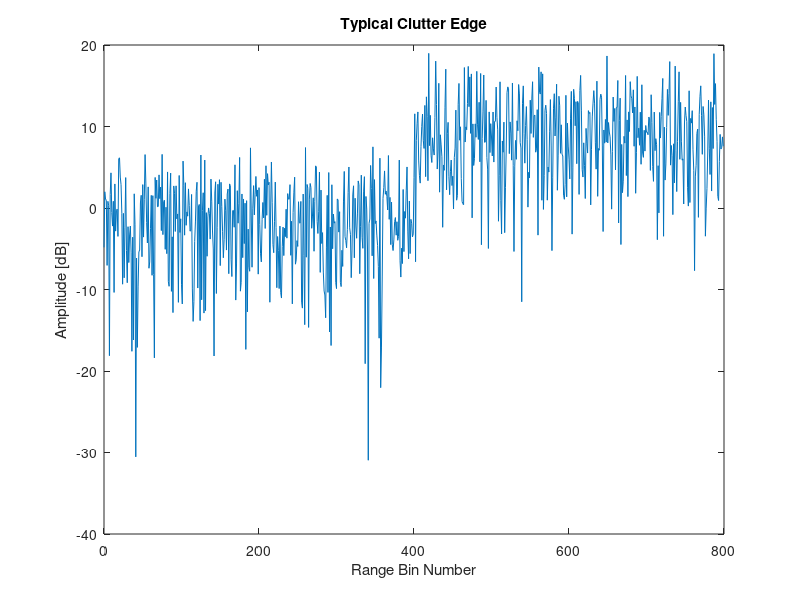

Source code (MATLAB):
%% File information
% Written by M. Y. Martin (MRTMOG014)
% EEE4022S (2018)
% Clutter_Edge.m: Generate simulated clutter edge in Gaussian noise

%% Setup
clc;
close all;
clear;

%% Define inputs and parameters
D = 800;                                % length of data; number of samples
N = 24;                                 % length of window
j = 1i;                                 % use j as sqrt(-1)
PFA = 10^-3;                            % desired PFA
SNR_dB = 20;                            % desired SNR in dB
SNR = 10^(SNR_dB/10);                   % convert dB to linear
t = 0;                                  % targets + interfering targets (max 3)
v = 12;                                 % variance of noise in clutter edge; v = 1 => no clutter edge
d = 0;                                  % number of samples from centre to clutter edge start (distance)

% 1xD matrix of complex Gaussian noise: (I + jQ)/sqrt(2); v scales second part => clutter edge
noise = [((randn(1,(D/2) + d) + j.*randn(1,(D/2) + d))/sqrt(2)),(sqrt(v)*(randn(1,(D/2) - d) + j.*randn(1,(D/2) - d))/sqrt(2))];

% mean noise power for square law
P_Noise = (mean(real(noise).^2) + mean(imag(noise).^2));

% noise variance before square law detector
V_noise = var(real(noise) + imag(noise));

% insert target(s)
target_voltage = sqrt(SNR);
target_signal = target_voltage*randn(1,t)*(1 + j)/sqrt(2);
signal = noise; % noise only; H0
for y = 0:(t - 1)   % update signal with targets from centre of data at intervals of 3 samples ???
    signal((D/2) + 1 + 3*y) = (signal((D/2) + 1 + 3*y) + target_signal(y + 1)).^2;  % H1
end

% compute CA-CFAR interference statistic 'g'
g = zeros(D,1);
for CUT = (N/2 + 1):1:(D - N/2)    % first N/2 and last N/2 samples in signal will NOT become the CUT (eg. 9 to 392)
    g(CUT) = mean([signal((CUT - N/2):(CUT - 1)) signal((CUT + 1):(CUT + N/2))]); % cell-average data in window (excluding CUT)
end

% compute CA-CFAR constant 'a' for desired PFA
a = N.*(PFA.^(-(1./N)) - 1);    % 1xk size

% compute detection threshold 'T'
T = a.*g;  %1xk

% plot the relevant information
x = 0:(D - 1); % x-axis sample number
figure;
plot(x,20*log10(signal));
hold on;
xlabel('Range Bin Number');
ylabel('Amplitude [dB]');
title('Typical Clutter Edge');
